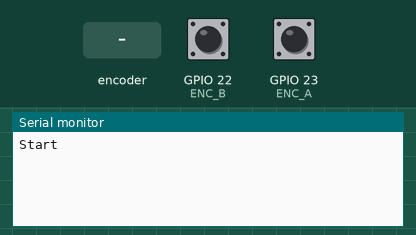
Simulated run of this sketch. Board: ESP32. Parts: the last lines printed to the serial monitor. The inputs (shaded band) are chosen by the test bench; at power-on: GPIO 22 (ENC_B) HIGH, GPIO 23 (ENC_A) HIGH.

Above: at 1.2 s.
1.3 s: rotary encoder on GPIO 23 (ENC_A) / GPIO 22 (ENC_B) turned 1 step (first pin leading)
At 2.6 s:
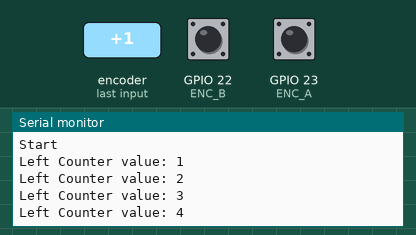
3.0 s: rotary encoder on GPIO 23 (ENC_A) / GPIO 22 (ENC_B) turned 2 steps (second pin leading)
At 4.3 s:
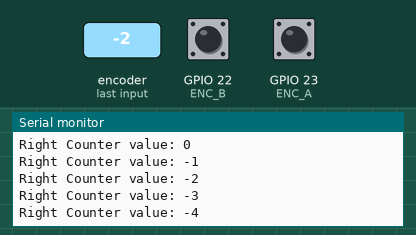
Timing chart, 0 to 6.0 s (numbered marks = the images above; inputs shaded):
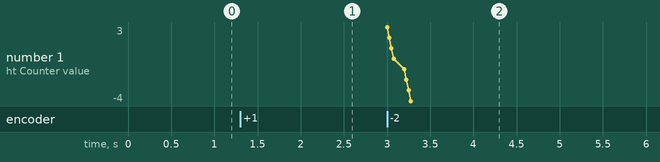

Measured:
- after the input at 1.3 s, the serial monitor: prints a new line at once (image 1)
- after the input at 3.0 s, the serial monitor: prints a new line at once (image 2)

The sketch:

rotary_encoder_state_lookup.ino
```cpp
#define ENC_A 23  // ESP32 GPIO pin for encoder A
#define ENC_B 22  // ESP32 GPIO pin for encoder B

volatile int counter = 0;      // This variable will be changed by encoder input
volatile uint8_t old_AB = 0;      // Stores the previous state of the encoder pins

void setup() {
  pinMode(ENC_A, INPUT_PULLUP); // Enable internal pull-up resistor
  pinMode(ENC_B, INPUT_PULLUP); // Enable internal pull-up resistor

  Serial.begin(115200);
  Serial.println("Start");
}

void loop() {
  // Call the rotary encoder reading logic
  int8_t delta = read_encoder();
  if (delta != 0) {
    counter += delta;

    if (delta > 0) {
      Serial.print("Left ");
    } else{
      Serial.print("Right ");
    }
    Serial.print("Counter value: ");
    Serial.println(counter);
  }
}

/* Function to read the rotary encoder state */
int8_t read_encoder() {
  static const int8_t enc_states[] = {0, -1, 1, 0, 1, 0, 0, -1, -1, 0, 0, 1, 0, 1, -1, 0};
  uint8_t new_AB = 0;

  // Read current states of the encoder pins
  new_AB |= digitalRead(ENC_A) << 1; // Bit 1 is A
  new_AB |= digitalRead(ENC_B);      // Bit 0 is B

  // Compute the change in state based on the lookup table
  old_AB = ((old_AB << 2) | new_AB) & 0x0F; // Shift and mask the state
  return enc_states[old_AB];
}
```
